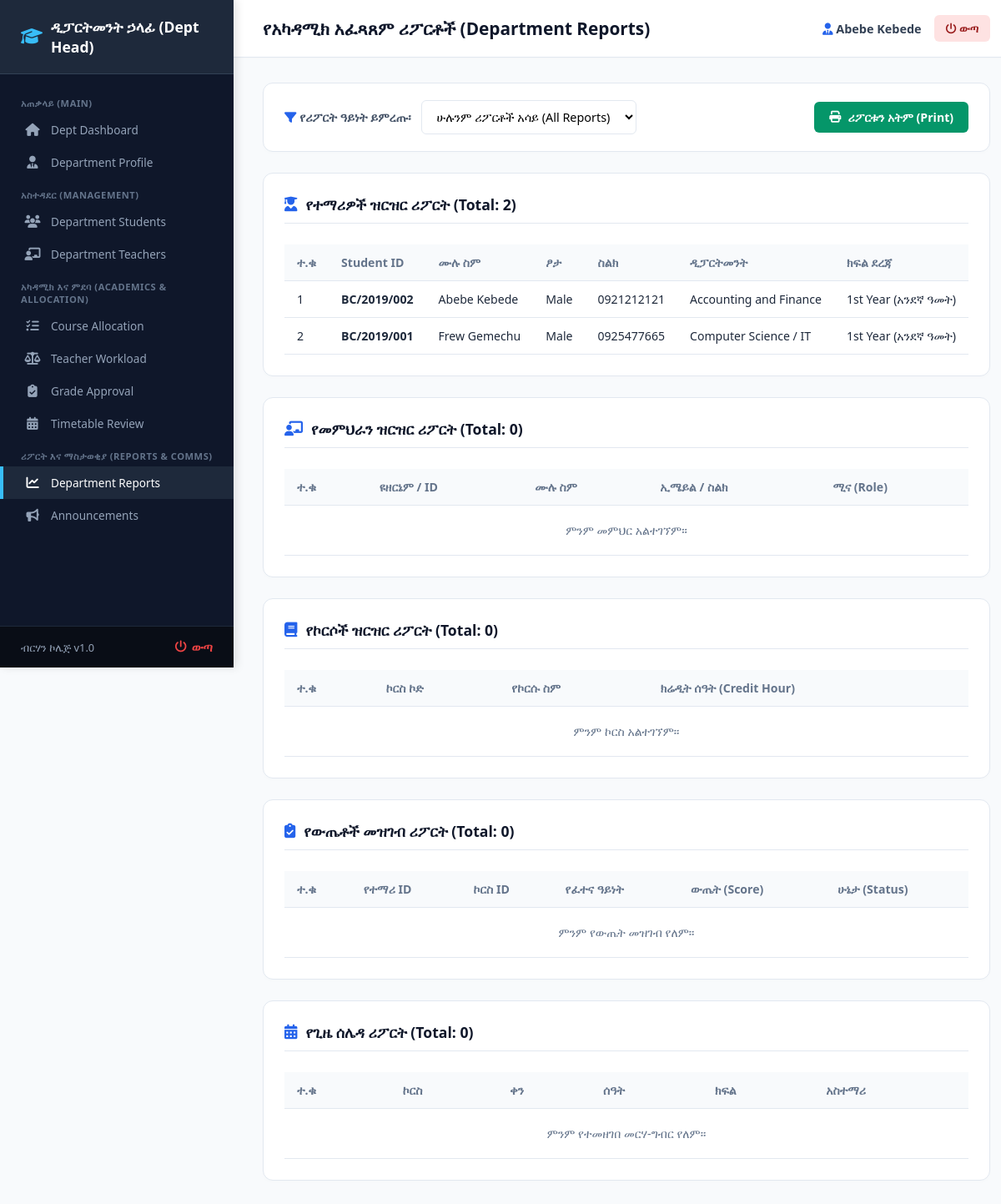
/department/department_reports.php (signed in), run on the app's committed database.
### tables this page shows
CREATE TABLE `students` (
  `id` int(11) NOT NULL,
  `student_id` varchar(50) NOT NULL,
  `full_name` varchar(150) NOT NULL,
  `department` varchar(100) DEFAULT NULL,
  `year_level` varchar(50) DEFAULT NULL,
  `gpa` decimal(3,2) DEFAULT 0.00,
  `created_at` timestamp NOT NULL DEFAULT current_timestamp(),
  `reference_code` varchar(100) DEFAULT NULL,
  `gender` varchar(20) DEFAULT NULL,
  `phone` varchar(50) DEFAULT NULL,
  `academic_year` varchar(50) DEFAULT NULL,
  `status` varchar(30) DEFAULT 'Active',
  `dob` date DEFAULT NULL,
  `username` varchar(100) DEFAULT NULL,
  `password` varchar(255) DEFAULT NULL,
  `document_path` varchar(255) DEFAULT NULL,
  `date_of_birth` date DEFAULT NULL,
  `email` varchar(100) DEFAULT NULL
);

### department/department_reports.php (the view, shortened to what this page needs)
<?php
$admin_name = $_SESSION['admin_name'] ?? 'የዲፓርትመንት ኃላፊ';
$report_type = $_GET['report_type'] ?? 'all';
$students = [];
$teachers = [];
$courses = [];
$grades = [];
$timetables = [];
try {
    if (isset($pdo)) {
        if ($report_type == 'all' || $report_type == 'students') {
            $students = $pdo->query("SELECT * FROM students ORDER BY id DESC")->fetchAll(PDO::FETCH_ASSOC);
        }
        if ($report_type == 'all' || $report_type == 'teachers') {
            try {
                $teachers = $pdo->query("SELECT * FROM teachers ORDER BY id DESC")->fetchAll(PDO::FETCH_ASSOC);
            } catch (Exception $ex) {
                $teachers = $pdo->query("SELECT * FROM administrators WHERE role = 'Teacher' OR role = 'Instructor' ORDER BY id DESC")->fetchAll(PDO::FETCH_ASSOC);
            }
        }
        if ($report_type == 'all' || $report_type == 'courses') {
            $courses = $pdo->query("SELECT * FROM courses ORDER BY id DESC")->fetchAll(PDO::FETCH_ASSOC);
        }
        if ($report_type == 'all' || $report_type == 'grades') {
            try {
                $grades = $pdo->query("SELECT * FROM student_grades ORDER BY id DESC")->fetchAll(PDO::FETCH_ASSOC);
            } catch (Exception $ex) {
                $grades = [];
            }
        }
        if ($report_type == 'all' || $report_type == 'timetables') {
            try {
                $timetables = $pdo->query("SELECT * FROM timetables ORDER BY id DESC")->fetchAll(PDO::FETCH_ASSOC);
            } catch (Exception $ex) {
                $timetables = [];
            }
        }
    }
} catch (Exception $e) {
    $error_msg = "ሪፖርት ማምጣት አልተቻለም፦ " . $e->getMessage();
}
?>
<!DOCTYPE html>
<html lang="am">
<head>
    <link rel="stylesheet" href="https://cdnjs.cloudflare.com/ajax/libs/font-awesome/6.4.0/css/all.min.css">
</head>
<body>
    <div class="app-sidebar">
        <?php
        if (file_exists('sidebar.php')) {
            include 'sidebar.php';
        }
        ?>
    </div>
    <div class="main-content">
        <header>
            <div class="header-title">
                <h2>የአካዳሚክ አፈጻጸም ሪፖርቶች (Department Reports)</h2>
            </div>
            <div class="user-profile">
                <span><i class="fa-solid fa-user-tie" style="color: var(--primary-blue);"></i> <?php echo htmlspecialchars($admin_name); ?></span>
                <a href="../logout.php" class="logout-btn"><i class="fa-solid fa-power-off"></i> ውጣ</a>
            </div>
        </header>
        <div class="container">
            <div class="filter-card">
                <div class="filter-group">
                    <label><i class="fa-solid fa-filter" style="color: var(--primary-blue);"></i> የሪፖርት ዓይነት ይምረጡ፡</label>
                    <select id="report_type_select" onchange="filterReport()">
                        <option value="all" <?php echo ($report_type == 'all') ? 'selected' : ''; ?>>ሁሉንም ሪፖርቶች አሳይ (All Reports)</option>
                    </select>
                </div>
                <div>
                    <button onclick="window.print();" class="btn-action btn-print">
                        <i class="fa-solid fa-print"></i> ሪፖርቱን አትም (Print)
                    </button>
                </div>
            </div>
            <?php if($report_type == 'all' || $report_type == 'students'): ?>
            <div class="card printable-section <?php echo ($report_type == 'students') ? 'active-print' : ''; ?>">
                <h3><i class="fa-solid fa-user-graduate"></i> የተማሪዎች ዝርዝር ሪፖርት (Total: <?php echo count($students); ?>)</h3>
                <div style="overflow-x: auto;">
                    <table>
                        <thead>
                            <tr>
                                <th>ተ.ቁ</th>
                                <th>Student ID</th>
                                <th>ሙሉ ስም</th>
                                <th>ፆታ</th>
                                <th>ስልክ</th>
                                <th>ዲፓርትመንት</th>
                                <th>ክፍል ደረጃ</th>
                            </tr>
                        </thead>
                        <tbody>
                            <?php if(empty($students)): ?>
                                <tr><td colspan="7" style="text-align:center; color:#64748b; padding:20px;">ምንም ተማሪ አልተገኘም።</td></tr>
                            <?php else: ?>
                                <?php $i=1; foreach($students as $st): ?>
                                <tr>
                                    <td><?php echo $i++; ?></td>
                                    <td><strong><?php echo htmlspecialchars($st['student_id'] ?? 'N/A'); ?></strong></td>
                                    <td><?php echo htmlspecialchars($st['full_name'] ?? 'N/A'); ?></td>
                                    <td><?php echo htmlspecialchars($st['gender'] ?? '-'); ?></td>
                                    <td><?php echo htmlspecialchars($st['phone'] ?? '-'); ?></td>
                                    <td><?php echo htmlspecialchars($st['department'] ?? 'N/A'); ?></td>
                                    <td><?php echo htmlspecialchars($st['year_level'] ?? 'N/A'); ?></td>
                                </tr>
                                <?php endforeach; ?>
                            <?php endif; ?>
                        </tbody>
                    </table>
                </div>
            </div>
            <?php endif; ?>
            <?php if($report_type == 'all' || $report_type == 'teachers'): ?>
            <div class="card printable-section <?php echo ($report_type == 'teachers') ? 'active-print' : ''; ?>">
                <h3><i class="fa-solid fa-chalkboard-user"></i> የመምህራን ዝርዝር ሪፖርት (Total: <?php echo count($teachers); ?>)</h3>
                <div style="overflow-x: auto;">
                    <table>
                        <thead>
                            <tr>
                                <th>ተ.ቁ</th>
                                <th>ዩዘርኔም / ID</th>
                                <th>ሙሉ ስም</th>
                                <th>ኢሜይል / ስልክ</th>
                                <th>ሚና (Role)</th>
                            </tr>
                        </thead>
                        <tbody>
                            <?php if(empty($teachers)): ?>
                                <tr><td colspan="5" style="text-align:center; color:#64748b; padding:20px;">ምንም መምህር አልተገኘም።</td></tr>
                            <?php endif; ?>
                        </tbody>
                    </table>
                </div>
            </div>
            <?php endif; ?>
            <?php if($report_type == 'all' || $report_type == 'courses'): ?>
            <div class="card printable-section <?php echo ($report_type == 'courses') ? 'active-print' : ''; ?>">
                <h3><i class="fa-solid fa-book"></i> የኮርሶች ዝርዝር ሪፖርት (Total: <?php echo count($courses); ?>)</h3>
                <div style="overflow-x: auto;">
                    <table>
                        <thead>
                            <tr>
                                <th>ተ.ቁ</th>
                                <th>ኮርስ ኮድ</th>
                                <th>የኮርሱ ስም</th>
                                <th>ክሬዲት ሰዓት (Credit Hour)</th>
                            </tr>
                        </thead>
                        <tbody>
                            <?php if(empty($courses)): ?>
                                <tr><td colspan="4" style="text-align:center; color:#64748b; padding:20px;">ምንም ኮርስ አልተገኘም።</td></tr>
                            <?php endif; ?>
                        </tbody>
                    </table>
                </div>
            </div>
            <?php endif; ?>
            <?php if($report_type == 'all' || $report_type == 'grades'): ?>
            <div class="card printable-section <?php echo ($report_type == 'grades') ? 'active-print' : ''; ?>">
                <h3><i class="fa-solid fa-clipboard-check"></i> የውጤቶች መዝገብ ሪፖርት (Total: <?php echo count($grades); ?>)</h3>
                <div style="overflow-x: auto;">
                    <table>
                        <thead>
                            <tr>
                                <th>ተ.ቁ</th>
                                <th>የተማሪ ID</th>
                                <th>ኮርስ ID</th>
                                <th>የፈተና ዓይነት</th>
                                <th>ውጤት (Score)</th>
                                <th>ሁኔታ (Status)</th>
                            </tr>
                        </thead>
                        <tbody>
                            <?php if(empty($grades)): ?>
                                <tr><td colspan="6" style="text-align:center; color:#64748b; padding:20px;">ምንም የውጤት መዝገብ የለም።</td></tr>
                            <?php endif; ?>
                        </tbody>
                    </table>
                </div>
            </div>
            <?php endif; ?>
            <?php if($report_type == 'all' || $report_type == 'timetables'): ?>
            <div class="card printable-section <?php echo ($report_type == 'timetables') ? 'active-print' : ''; ?>">
                <h3><i class="fa-solid fa-calendar-days"></i> የጊዜ ሰሌዳ ሪፖርት (Total: <?php echo count($timetables); ?>)</h3>
                <div style="overflow-x: auto;">
                    <table>
                        <thead>
                            <tr>
                                <th>ተ.ቁ</th>
                                <th>ኮርስ</th>
                                <th>ቀን</th>
                                <th>ሰዓት</th>
                                <th>ክፍል</th>
                                <th>አስተማሪ</th>
                            </tr>
                        </thead>
                        <tbody>
                            <?php if(empty($timetables)): ?>
                                <tr><td colspan="6" style="text-align:center; color:#64748b; padding:20px;">ምንም የተመዘገበ መርሃ-ግብር የለም።</td></tr>
                            <?php endif; ?>
                        </tbody>
                    </table>
                </div>
            </div>
            <?php endif; ?>
        </div>
    </div>
</body>
</html>

### department/department_reports.php (style rules this page uses)
:root { --primary-blue: #2563eb; --bg-main: #f8fafc; --card-bg: #ffffff; --text-main: #1e293b; --text-muted: #64748b; --border-color: #e2e8f0; }
* { box-sizing: border-box; margin: 0; padding: 0; font-family: 'Segoe UI', Tahoma, Geneva, Verdana, sans-serif; }
body { background-color: var(--bg-main); color: var(--text-main); display: flex; min-height: 100vh; }
.app-sidebar { width: 280px; background: #fff; border-right: 1px solid var(--border-color); position: fixed; height: 100vh; overflow-y: auto; }
.main-content { margin-left: 280px; flex: 1; display: flex; flex-direction: column; }
header { background: #fff; padding: 18px 35px; display: flex; justify-content: space-between; align-items: center; border-bottom: 1px solid var(--border-color); box-shadow: 0 1px 3px rgba(0,0,0,0.02); }
.header-title h2 { font-size: 1.3rem; color: #0f172a; font-weight: 700; }
.user-profile { display: flex; align-items: center; gap: 15px; }
.user-profile span { font-size: 0.9rem; font-weight: 600; color: #334155; }
.logout-btn { background: #fee2e2; color: #991b1b; padding: 7px 14px; border-radius: 6px; text-decoration: none; font-size: 0.82rem; font-weight: 600; transition: 0.2s; }
.container { padding: 30px 35px; }
.filter-card { background: var(--card-bg); padding: 20px 25px; border-radius: 12px; border: 1px solid var(--border-color); margin-bottom: 25px; display: flex; justify-content: space-between; align-items: center; flex-wrap: wrap; gap: 15px; box-shadow: 0 2px 4px rgba(0,0,0,0.01); }
.filter-group { display: flex; align-items: center; gap: 12px; }
.filter-group label { font-size: 0.9rem; font-weight: 600; color: #475569; }
.filter-group select { padding: 9px 14px; border: 1px solid var(--border-color); border-radius: 6px; font-size: 0.9rem; outline: none; background: #fff; }
.btn-action { background: var(--primary-blue); color: #fff; border: none; padding: 9px 18px; border-radius: 6px; cursor: pointer; font-weight: 600; font-size: 0.88rem; display: inline-flex; align-items: center; gap: 8px; text-decoration: none; transition: 0.2s; }
.btn-print { background: #059669; }
.card { background: var(--card-bg); border: 1px solid var(--border-color); border-radius: 12px; padding: 25px; box-shadow: 0 2px 4px rgba(0,0,0,0.01); margin-bottom: 25px; }
.card h3 { font-size: 1.1rem; color: #0f172a; margin-bottom: 15px; padding-bottom: 10px; border-bottom: 1px solid var(--border-color); display: flex; align-items: center; gap: 10px; }
.card h3 i { color: var(--primary-blue); }
table { width: 100%; border-collapse: collapse; margin-top: 10px; white-space: nowrap; }
th, td { padding: 12px 15px; border-bottom: 1px solid var(--border-color); text-align: left; font-size: 0.88rem; }
th { background: #f8fafc; color: var(--text-muted); font-weight: 600; }

### data on the page
students: student "BC/2019/002", full_name "Abebe Kebede", gender "Male", phone "0921212121", department "Accounting and Finance", year_level "1st Year (አንደኛ ዓመት)"
students: student "BC/2019/001", full_name "Frew Gemechu", gender "Male", phone "0925477665", department "Computer Science / IT", year_level "1st Year (አንደኛ ዓመት)"

### other printed values
$admin_name "Abebe Kebede"
count($students) "2"
count($teachers) "0"
count($courses) "0"
count($grades) "0"
count($timetables) "0"
